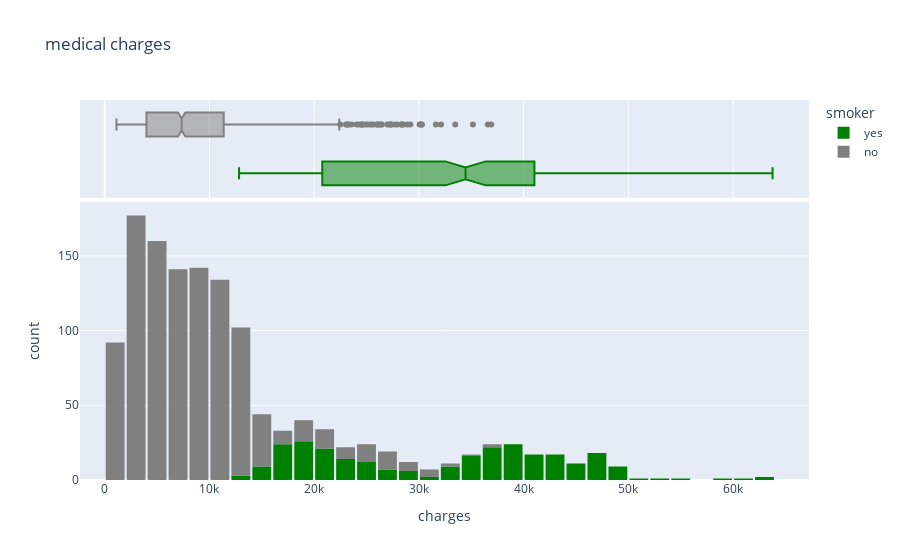

Source (notebook cell):
### Code cell
fig=px.histogram(medical_df,
                x='charges',
                marginal='box',
                color='smoker',
                color_discrete_sequence = ['green','grey'],
                title='medical charges')
fig.update_layout(bargap=0.1)
fig.show()

### Figure 1 — Plotly figure (JSON) as saved in the notebook; plotly's stock layout.template omitted (floating-point values rounded to 4 significant figures; data arrays with more than 128 entries replaced by an {"elided": "..."} marker saying what was removed)
{"data": [{"alignmentgroup": "True", "bingroup": "x", "hovertemplate": "smoker=yes<br>charges=%{x}<br>count=%{y}<extra></extra>", "legendgroup": "yes", "marker": {"color": "green", "pattern": {"shape": ""}}, "name": "yes", "offsetgroup": "yes", "orientation": "v", "showlegend": true, "type": "histogram", "x": {"elided": "274 float values"}, "xaxis": "x", "yaxis": "y"}, {"alignmentgroup": "True", "hovertemplate": "smoker=yes<br>charges=%{x}<extra></extra>", "legendgroup": "yes", "marker": {"color": "green"}, "name": "yes", "notched": true, "offsetgroup": "yes", "showlegend": false, "type": "box", "x": {"elided": "274 float values"}, "xaxis": "x2", "yaxis": "y2"}, {"alignmentgroup": "True", "bingroup": "x", "hovertemplate": "smoker=no<br>charges=%{x}<br>count=%{y}<extra></extra>", "legendgroup": "no", "marker": {"color": "grey", "pattern": {"shape": ""}}, "name": "no", "offsetgroup": "no", "orientation": "v", "showlegend": true, "type": "histogram", "x": {"elided": "1064 float values"}, "xaxis": "x", "yaxis": "y"}, {"alignmentgroup": "True", "hovertemplate": "smoker=no<br>charges=%{x}<extra></extra>", "legendgroup": "no", "marker": {"color": "grey"}, "name": "no", "notched": true, "offsetgroup": "no", "showlegend": false, "type": "box", "x": {"elided": "1064 float values"}, "xaxis": "x2", "yaxis": "y2"}], "layout": {"autosize": true, "bargap": 0.1, "barmode": "relative", "legend": {"title": {"text": "smoker"}, "tracegroupgap": 0}, "title": {"text": "medical charges"}, "xaxis": {"anchor": "y", "autorange": false, "domain": [0, 1], "range": [-2359.0, 67250.0], "title": {"text": "charges"}, "type": "linear"}, "xaxis2": {"anchor": "y2", "autorange": false, "domain": [0, 1], "matches": "x", "range": [-2359.0, 67250.0], "showgrid": true, "showticklabels": false, "type": "linear"}, "yaxis": {"anchor": "x", "autorange": false, "domain": [0, 0.7326], "range": [0, 186.3], "title": {"text": "count"}}, "yaxis2": {"anchor": "x2", "autorange": false, "domain": [0.7426, 1], "matches": "y2", "range": [-0.5, 1.5], "showgrid": false, "showline": false, "showticklabels": false, "ticks": "", "type": "category"}}}
